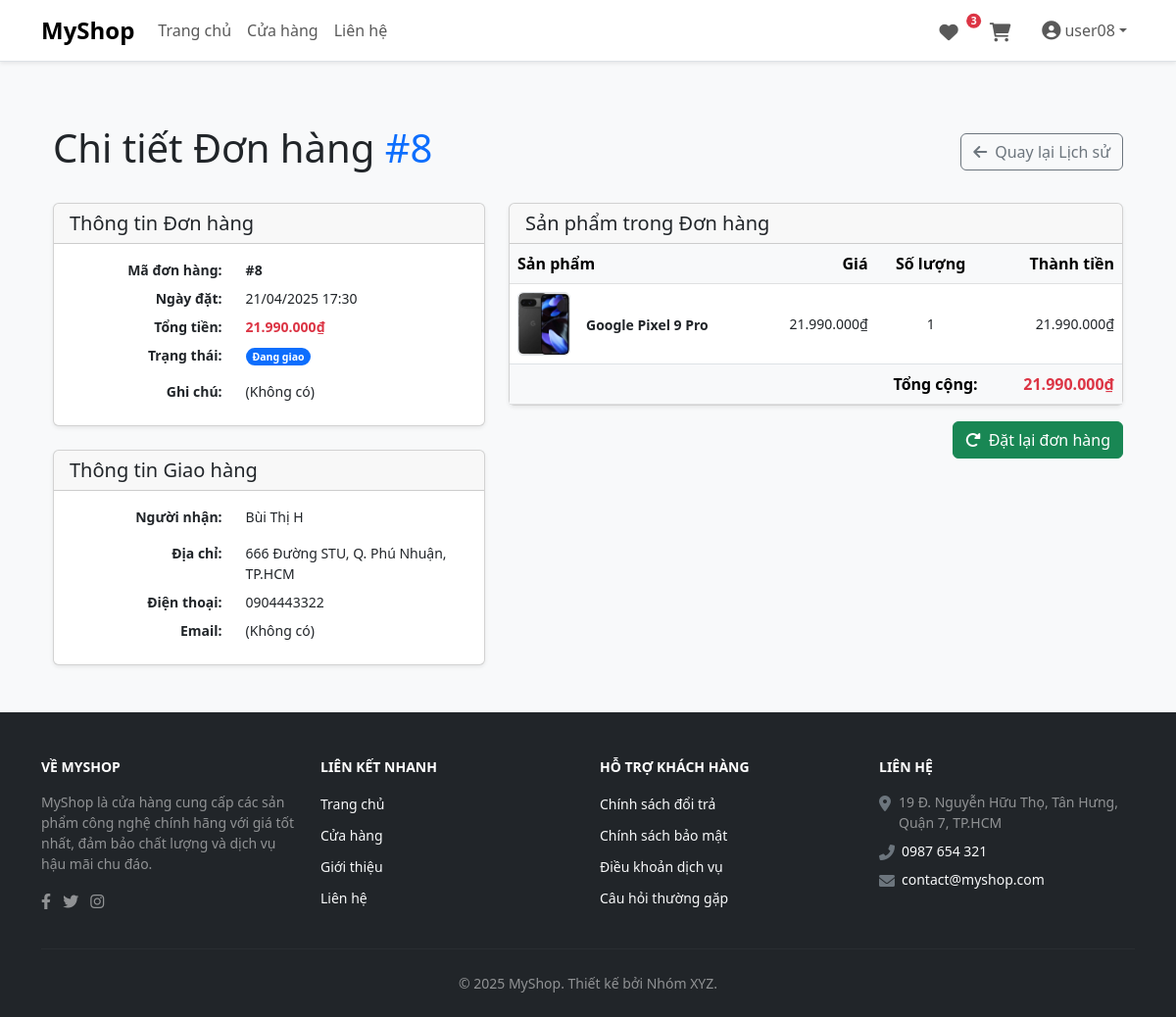
/public/index.php?page=order_detail&id=8 (signed in), run on the app's committed database.
### tables this page shows
CREATE TABLE orders (
                        id INT AUTO_INCREMENT PRIMARY KEY,
                        user_id INT NOT NULL,
                        customer_name VARCHAR(255) NOT NULL,
                        customer_address TEXT NOT NULL,
                        customer_phone VARCHAR(20) NOT NULL,
                        customer_email VARCHAR(255) DEFAULT NULL,
                        notes TEXT DEFAULT NULL,
                        total DOUBLE NOT NULL,
                        status VARCHAR(50) NOT NULL DEFAULT 'Pending',
                        created_at TIMESTAMP DEFAULT CURRENT_TIMESTAMP,
                        updated_at TIMESTAMP DEFAULT CURRENT_TIMESTAMP ON UPDATE CURRENT_TIMESTAMP,
                        FOREIGN KEY (user_id) REFERENCES users(id) ON DELETE CASCADE
);

CREATE TABLE order_items (
                             id INT AUTO_INCREMENT PRIMARY KEY,
                             order_id INT NOT NULL,
                             product_id INT NULL,
                             quantity INT NOT NULL,
                             price DOUBLE NOT NULL,
                             FOREIGN KEY (order_id) REFERENCES orders(id) ON DELETE CASCADE,
                             FOREIGN KEY (product_id) REFERENCES products(id) ON DELETE SET NULL
);

CREATE TABLE products (
                          id INT AUTO_INCREMENT PRIMARY KEY,
                          name VARCHAR(255) NOT NULL,
                          description TEXT,
                          price DOUBLE NOT NULL,
                          image VARCHAR(255),
                          stock INT DEFAULT 0,
                          brand VARCHAR(100),
                          rating DOUBLE DEFAULT 0,
                          screen_size VARCHAR(100) NULL DEFAULT NULL,
                          screen_tech VARCHAR(100) NULL DEFAULT NULL,
                          cpu VARCHAR(100) NULL DEFAULT NULL,
                          ram VARCHAR(50) NULL DEFAULT NULL,
                          storage VARCHAR(100) NULL DEFAULT NULL,
                          rear_camera VARCHAR(255) NULL DEFAULT NULL,
                          front_camera VARCHAR(150) NULL DEFAULT NULL,
                          battery_capacity VARCHAR(100) NULL DEFAULT NULL,
                          os VARCHAR(100) NULL DEFAULT NULL,
                          dimensions VARCHAR(100) NULL DEFAULT NULL,
                          weight VARCHAR(50) NULL DEFAULT NULL,
                          created_at TIMESTAMP DEFAULT CURRENT_TIMESTAMP,
                          updated_at TIMESTAMP DEFAULT CURRENT_TIMESTAMP ON UPDATE CURRENT_TIMESTAMP
);

### app/Controllers/OrderController.php (called while the page is built, shortened)
<?php
class OrderController extends BaseController {
    public function orderDetail(int $orderId) {
        $order = Order::find($orderId);
        $orderItems = OrderItem::getDetailedByOrder($orderId);
        $this->render('order_detail', [ 'order' => $order, 'orderItems' => $orderItems ]);
    }
}

### app/Models/BaseModel.php (called while the page is built, shortened)
<?php
abstract class BaseModel{
    protected static string $table;
    public static function find(int $id): ?array{
        $sql = "select * from " . static::$table . " where id = ?";
        $stmt = Database::prepare($sql, "i", [$id]);
        if ($stmt && $stmt->execute()) {
            $result = $stmt->get_result();
            $data = $result ? $result->fetch_assoc() : null;
            return $data;
        }
        return null;
    }
}

### app/Core/Database.php (called while the page is built, shortened)
<?php
class Database {
    private static ?mysqli $conn = null;
    public static function conn(): mysqli {
        if (self::$conn === null) {
            try {
                self::$conn = new mysqli(DB_HOST, DB_USER, DB_PASS, DB_NAME);
                self::$conn->set_charset(DB_CHARSET);
            } catch (mysqli_sql_exception $e) {
                error_log("Database Connection Error: " . $e->getMessage());
                die("Không thể kết nối đến cơ sở dữ liệu. Vui lòng thử lại sau.");
            }
        }
        return self::$conn;
    }
    public static function prepare(string $sql, string $types = '', array $params = []): mysqli_stmt|false {
        try {
            $stmt = self::conn()->prepare($sql);
            if ($stmt && $types && $params) {
                $stmt->bind_param($types, ...$params);
            }
            return $stmt;
        } catch (\Exception $e) {
            error_log("Database Prepare Error: " . $e->getMessage() . " | SQL: " . $sql);
            return false;
        }
    }
}

### app/Models/Order.php (called while the page is built, shortened)
<?php
class Order extends BaseModel
{
    public static function find(int $id): ?array
    {
        return parent::find($id);
    }
}

### app/Models/OrderItem.php (called while the page is built, shortened)
<?php
class OrderItem extends BaseModel
{
    public static function getDetailedByOrder(int $orderId): array
    {
        $sql = "
            SELECT
                oi.order_id,
                oi.product_id,
                oi.quantity,
                oi.price      AS item_price,
                p.name        AS product_name,
                p.image       AS product_image,
                p.stock       AS product_stock
            FROM order_items oi
            JOIN products p ON oi.product_id = p.id
            WHERE oi.order_id = ?
        ";
        $stmt = Database::prepare($sql, "i", [$orderId]);
        $stmt->execute();
        return $stmt->get_result()->fetch_all(MYSQLI_ASSOC);
    }
}

### app/Views/order_detail.php (the view, shortened to what this page needs)
<?php
$order = $order ?? null;
$orderItems = $orderItems ?? [];
function getStatusBadgeClassOd($status) {
    switch ($status) { case 'Shipped': return 'bg-primary'; }
}
function translate_status_od(string $status): string {
    $map = [ 'all' => 'Tất cả', 'Pending' => 'Chờ xử lý', 'Processing' => 'Đang xử lý', 'Shipped' => 'Đang giao', 'Delivered' => 'Đã giao', 'Cancelled' => 'Đã hủy' ];
    return $map[$status] ?? ucfirst($status);
}
include_once __DIR__ . '/../layout/header.php';
$cssPath = '/webfinal/public/css/order_detail.css';
?>
<head>
    <link rel="stylesheet" href="<?= htmlspecialchars($cssPath) ?>">
</head>
    <div class="container my-4">
        <div class="d-flex justify-content-between align-items-center mb-4">
            <h1>Chi tiết Đơn hàng <span class="text-primary">#<?= htmlspecialchars($order['id']) ?></span></h1>
            <a href="?page=order_history" class="btn btn-outline-secondary"><i class="fas fa-arrow-left me-2"></i>Quay lại Lịch sử</a>
        </div>
        <div class="row g-4">
            <div class="col-lg-5">
                <div class="card shadow-sm mb-4">
                    <div class="card-header"><h2 class="h5 mb-0">Thông tin Đơn hàng</h2></div>
                    <div class="card-body">
                        <dl class="row mb-0 small">
                            <dt class="col-5 text-sm-end">Mã đơn hàng:</dt>
                            <dd class="col-7 fw-bold">#<?= htmlspecialchars($order['id']) ?></dd>
                            <dt class="col-5 text-sm-end">Ngày đặt:</dt>
                            <dd class="col-7"><?= htmlspecialchars(date('d/m/Y H:i', strtotime($order['created_at']))) ?></dd>
                            <dt class="col-5 text-sm-end">Tổng tiền:</dt>
                            <dd class="col-7 fw-bold text-danger"><?= number_format($order['total'], 0, ',', '.') ?>₫</dd>
                            <dt class="col-5 text-sm-end">Trạng thái:</dt>
                            <dd class="col-7">
                                <?php $status = htmlspecialchars($order['status'] ?? 'Pending'); ?>
                                <span class="badge rounded-pill <?= getStatusBadgeClassOd($status) ?>"><?= translate_status_od($status) ?></span>
                            </dd>
                            <dt class="col-5 text-sm-end pt-2">Ghi chú:</dt>
                            <dd class="col-7 pt-2"><?= htmlspecialchars($order['notes'] ?? '(Không có)') ?></dd>
                        </dl>
                    </div>
                </div>
                <div class="card shadow-sm">
                    <div class="card-header"><h2 class="h5 mb-0">Thông tin Giao hàng</h2></div>
                    <div class="card-body">
                        <dl class="row mb-0 small">
                            <dt class="col-5 text-sm-end">Người nhận:</dt>
                            <dd class="col-7"><?= htmlspecialchars($order['customer_name']) ?></dd>
                            <dt class="col-5 text-sm-end pt-2">Địa chỉ:</dt>
                            <dd class="col-7 pt-2"><?= nl2br(htmlspecialchars($order['customer_address'])) ?></dd>
                            <dt class="col-5 text-sm-end">Điện thoại:</dt>
                            <dd class="col-7"><?= htmlspecialchars($order['customer_phone']) ?></dd>
                            <dt class="col-5 text-sm-end">Email:</dt>
                            <dd class="col-7"><?= htmlspecialchars($order['customer_email'] ?? '(Không có)') ?></dd>
                        </dl>
                    </div>
                </div>
            </div>
            <div class="col-lg-7">
                <div class="card shadow-sm">
                    <div class="card-header"><h2 class="h5 mb-0">Sản phẩm trong Đơn hàng</h2></div>
                    <div class="card-body p-0"> <?php  ?>
                        <?php if (!empty($orderItems)): ?>
                            <div class="table-responsive">
                                <table class="table align-middle mb-0">
                                    <thead class="table-light">
                                    <tr>
                                        <th scope="col" colspan="2">Sản phẩm</th>
                                        <th scope="col" class="text-end">Giá</th>
                                        <th scope="col" class="text-center">Số lượng</th>
                                        <th scope="col" class="text-end">Thành tiền</th>
                                    </tr>
                                    </thead>
                                    <tbody>
                                    <?php foreach ($orderItems as $item): ?>
                                        <tr>
                                            <td style="width: 70px;">
                                                <img src="/webfinal/public/img/<?= htmlspecialchars($item['product_image'] ?? 'default.jpg') ?>" alt="<?= htmlspecialchars($item['product_name']) ?>" class="img-fluid rounded border order-detail-item-img">
                                            </td>
                                            <td>
                                                <a href="?page=product_detail&id=<?= $item['product_id'] ?>" class="text-dark text-decoration-none fw-bold small">
                                                    <?= htmlspecialchars($item['product_name']) ?>
                                                </a>
                                            </td>
                                            <td class="text-end small"><?= number_format($item['item_price'], 0, ',', '.') ?>₫</td>
                                            <td class="text-center small"><?= htmlspecialchars($item['quantity']) ?></td>
                                            <td class="text-end small"><?= number_format($item['item_price'] * $item['quantity'], 0, ',', '.') ?>₫</td>
                                        </tr>
                                    <?php endforeach; ?>
                                    </tbody>
                                    <tfoot>
                                    <tr class="table-light">
                                        <td colspan="4" class="text-end fw-bold">Tổng cộng:</td>
                                        <td class="text-end fw-bold text-danger"><?= number_format($order['total'], 0, ',', '.') ?>₫</td>
                                    </tr>
                                    </tfoot>
                                </table>
                            </div>
                        <?php else: ?>
                            <p class="text-muted p-3">Không có thông tin chi tiết sản phẩm cho đơn hàng này.</p>
                        <?php endif; ?>
                    </div> <?php  ?>
                </div> <?php  ?>
                <div class="mt-3 text-end">
                    <a href="?page=reorder&id=<?= $order['id'] ?>" class="btn btn-success"><i class="fas fa-redo-alt me-2"></i>Đặt lại đơn hàng</a>
                </div>
            </div>
        </div> <?php  ?>
    </div> <?php  ?>
<?php include_once __DIR__ . '/../layout/footer.php'; ?>

### app/layout/header.php (style rules this page uses)
body { display: flex; flex-direction: column; min-height: 100vh; background-color: #f8f9fa; }

### data on the page
orders: id "8", created_at "21/04/2025 17:30", total "21.990.000", notes "(Không có)", customer_name "Bùi Thị H", customer_address "666 Đường STU, Q. Phú Nhuận, TP.HCM", customer_phone "0904443322", customer_email "(Không có)"
order_items: product.image (picture), product.name "Google Pixel 9 Pro", price "21.990.000", quantity "1", $item['item_price'] * $item['quantity'] "21.990.000"

### other printed values
$wishlistItemCount "3"
$username "user08"
